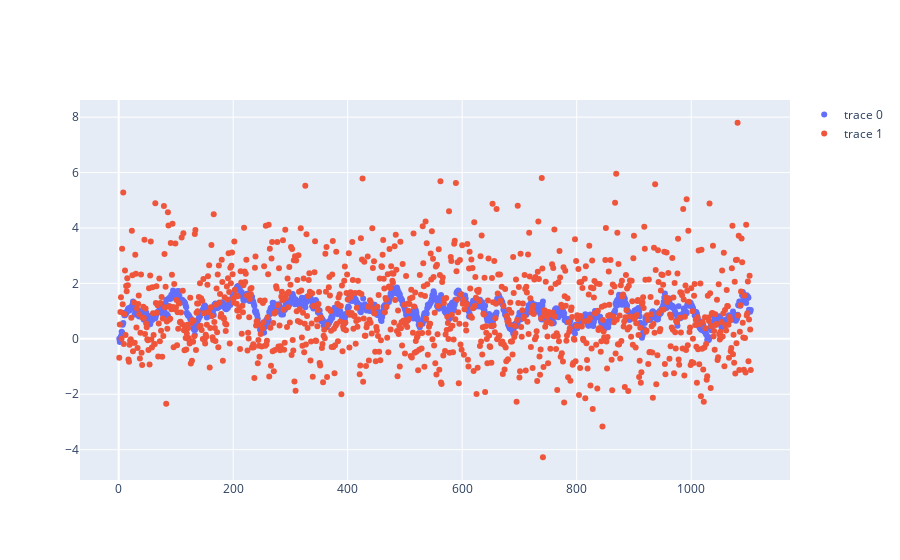

The code cell stored with this chart in its notebook:
### Code cell
import plotly.graph_objects as go
import numpy as np

tage = merged[merged.Player == "Patrick Kane"]
tage['Career Game'] = range(1, len(tage) + 1)
tage[["Date", "dob"]] = tage[["Date", "dob"]].apply(pd.to_datetime)
projections = [0]
scores = np.concatenate((np.zeros(5), tage['Score'].to_list()))
for i in range(-4, len(tage)):
    curr = 0
    total = 0
    start = 1
    j = i-1
    while start > 0.05 and j >= -5:
        if j >= 0:
            weight = 0.997**(tage['Date'].to_list()[i] - tage['Date'].to_list()[j]).days
        else:
            weight = 0.997**(-1*j)
        curr += weight * scores[j+5]
        total += weight
        start = weight/total
        j -= 1
    projections.append(curr/total)

tage['Projection'] = projections[5:]


fig = go.Figure(data=go.Scatter(x=tage['Career Game'], y=tage['Projection'], mode='markers'))
fig.add_trace(go.Scatter(x=tage['Career Game'], y=tage['Score'], mode='markers'))

fig.show()

### Figure 1 — Plotly figure (JSON) as saved in the notebook; plotly's stock layout.template omitted (floating-point values rounded to 4 significant figures; data arrays with more than 128 entries replaced by an {"elided": "..."} marker saying what was removed)
{"data": [{"mode": "markers", "type": "scatter", "x": {"elided": "1104 int values"}, "y": {"elided": "1104 float values"}}, {"mode": "markers", "type": "scatter", "x": {"elided": "1104 int values"}, "y": {"elided": "1104 float values"}}], "layout": {}}
